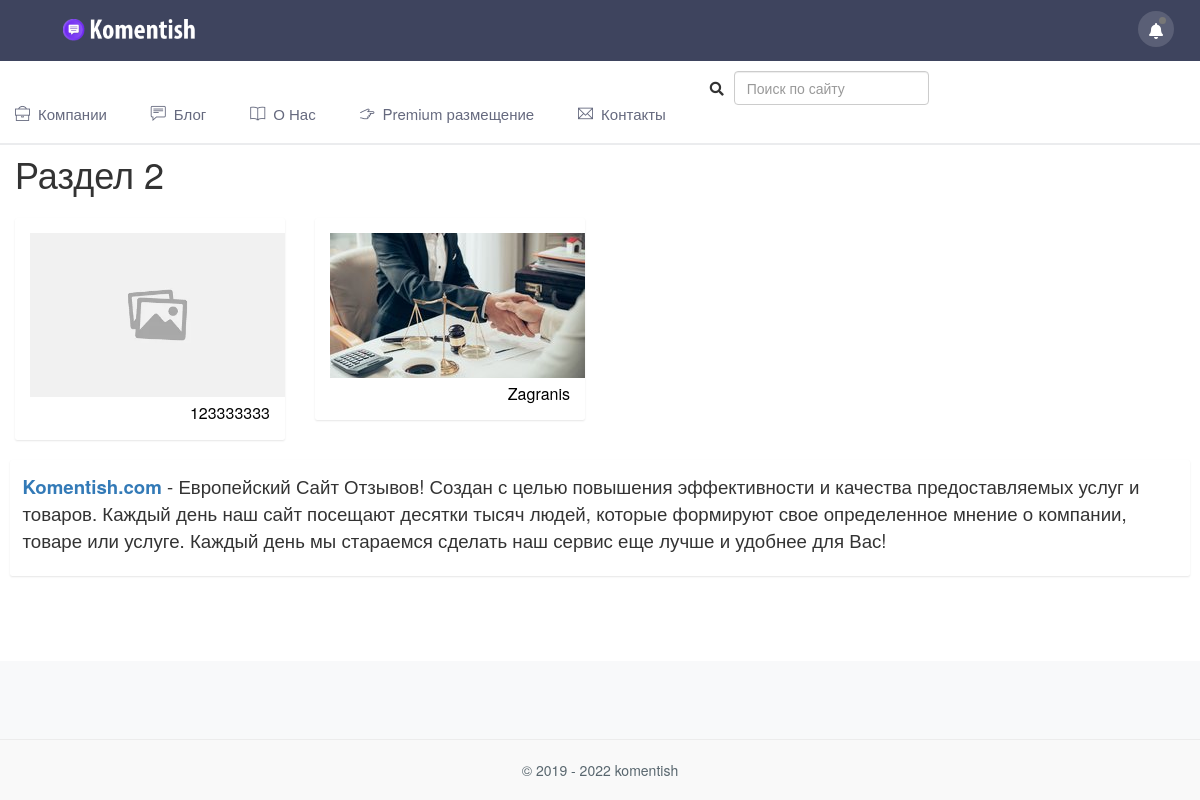
Page /divorced/2/Раздел-2 on the earlier database version.
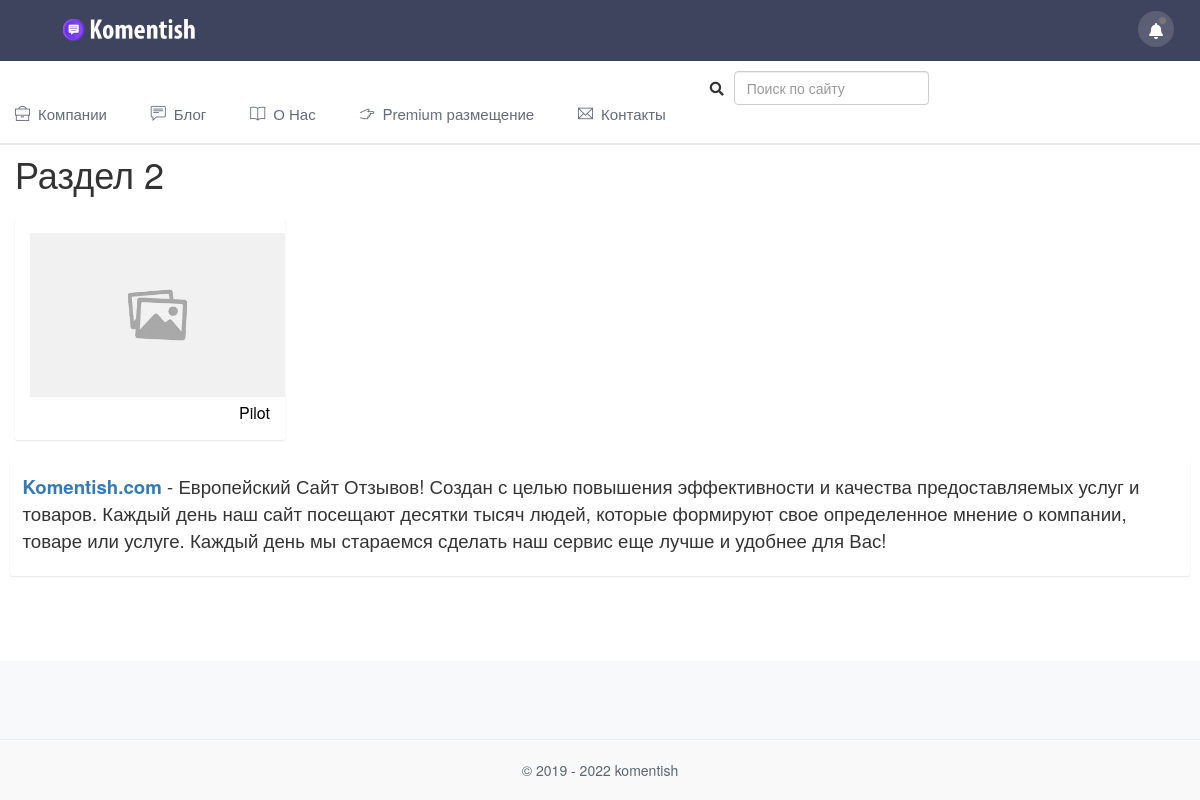
Same page on the later database version.
### models.py (models this page shows, shortened)
class Company(db.Model):
    id = db.Column(db.Integer, primary_key=True)
    title = db.Column(db.String(160))
    image = db.Column(db.String(100), nullable=True)
    slug = db.Column(db.String(140), unique=True)
    href = db.Column(db.String(100), nullable=True)
    content = db.Column(db.Text)
    map = db.Column(db.Text)
    comments = db.relationship("Comments", backref=db.backref('company'))
    divorced_id = db.Column(db.Integer, db.ForeignKey('divorced.id'), nullable=False)

### view.py (the view)
@app.route('/divorced/<int:id>/<slug>')
def divorced_detail(id, slug):
    divorced = Divorced.query.filter(Divorced.slug == slug).first()
    divorced_f = Divorced.query.filter(Divorced.id == id).first()
    return render_template('divorced_detail.html', divorced_f=divorced_f, divorced=divorced)

### templates/divorced_detail.html (shortened to what this page needs)
{% extends 'base.html' %}
{% block content %}
            <div class="row">
                <div class="col-sm-12">
                    <div class="page-title-box">
                        <div class="row align-items-center">
                            <div class="col-md-8">
                                <h1 class="page-title m-0"> {{ divorced.title }}</h1>
                            </div>
                        </div>
                    </div>
                </div>
            </div>
            <div class="row">
            {% for i in divorced_f.companys|sort(attribute='id', reverse = True) %}
                 <div class="col-sm-6 col-xl-3">
                    <div class="card">
                        <div class="card-heading p-4">
                            <div>
                               <a href="{{ url_for('company', slug=i.slug, id=i.id) }}"><img src="{{ url_for('static', filename=i.image) }}" alt="{{ i.title }}" width="255"/></a>
                                <div class="float-right">
                                    <p class="text-muted mb-0 mt-2" style="font-size:16px; color:#000!important;">{{ i.title }}</p>
                                </div>
                            </div>
                        </div>
                    </div>
                </div>
            {% endfor %}
            </div>
            <div class="row">
                <div class="col-xl-12">
                    <div class="card">
                        <div class="card-body">
							<p><span style="font-size: 14pt;"><strong><a href="https://komentish.com/">Komentish.com</a></strong> - Европейский Сайт Отзывов! Создан с целью повышения эффективности и качества предоставляемых услуг и товаров. Каждый день наш сайт посещают десятки тысяч людей, которые формируют свое определенное мнение о компании, товаре или услуге. Каждый день мы стараемся сделать наш сервис еще лучше и удобнее для Вас!</span></p>
                        </div>
                    </div>
                </div>
            </div>
{% endblock %}

Differences in the rows shown:
removed Company: image (placeholder picture), title "123333333"
no longer on this page (row edited): Company: image (picture), title "Zagranis"
now on this page (row edited): Company: image (placeholder picture), title "Pilot"
